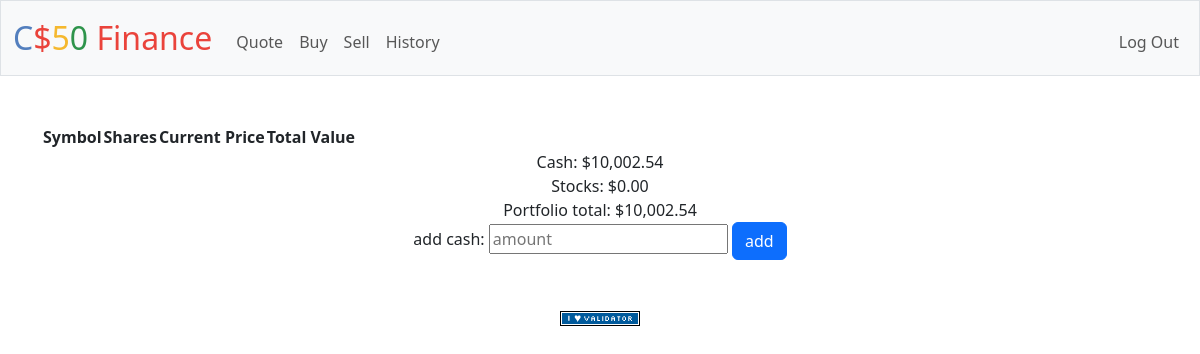
Screenshot of / (signed in) with the database file from the repository.
### tables this page shows
CREATE TABLE users (id INTEGER PRIMARY KEY AUTOINCREMENT NOT NULL, username TEXT NOT NULL, hash TEXT NOT NULL, cash NUMERIC NOT NULL DEFAULT 10000.00);

### app.py (the view)
@app.route("/")
@login_required
def index():
    positions = stocks(session["user_id"])
    user = get_user(session["user_id"])
    cash = float(user["cash"])
    stock_total = 0
    for position in positions:
        stock_total += position["shares"] * position["price"]
    portfolio = {
        "cash": cash,
        "stocks": stock_total,
    }
    return render_template(
        "index.html",
        stocks=positions,
        portfolio=portfolio,
    )

### app.py (called while the page is built)
@app.after_request
def after_request(response):
    response.headers["Cache-Control"] = "no-cache, no-store, must-revalidate"
    response.headers["Expires"] = 0
    response.headers["Pragma"] = "no-cache"
    return response

def get_user(id: int) -> dict[str | Any] | None:
    db_result = db.execute("SELECT * FROM users where id = ?", id)
    if not db_result or not len(db_result):
        return None
    return db_result[0]

### helpers.py (called while the page is built)
def login_required(f):
    @wraps(f)
    def decorated_function(*args, **kwargs):
        if session.get("user_id") is None:
            return redirect("/login")
        return f(*args, **kwargs)
    return decorated_function

def usd(value):
    return f"${value:,.2f}"

### templates/index.html (shortened to what this page needs)
{% extends "layout.html" %}
{% block main %}
<table>
    <tr>
        <th>Symbol</th>
        <th>Shares</th>
        <th>Current Price</th>
        <th>Total Value</th>
    </tr>
</table>
{% if portfolio %}
<div>
    Cash: {{ portfolio["cash"] | usd }}
</div>
<div>
    Stocks: {{ portfolio["stocks"] | usd}}
</div>
<div>
    Portfolio total: {{ (portfolio["cash"] + portfolio["stocks"]) | usd }}
</div>
<div>
    <form action="/add" method="post">
        add cash:
        <input autocomplete="off" autofocus name="amount" placeholder="amount" type="text">
        <button class="btn btn-primary" type="submit">add</button>
    </form>
</div>
{% endif %}
{% endblock %}

### rows the page displays
users: cash "$10,002.54", (portfolio['cash']+portfolio['stocks'])|usd "$10,002.54"

### other values shown
{{ portfolio["stocks"] | usd }} "$0.00"
